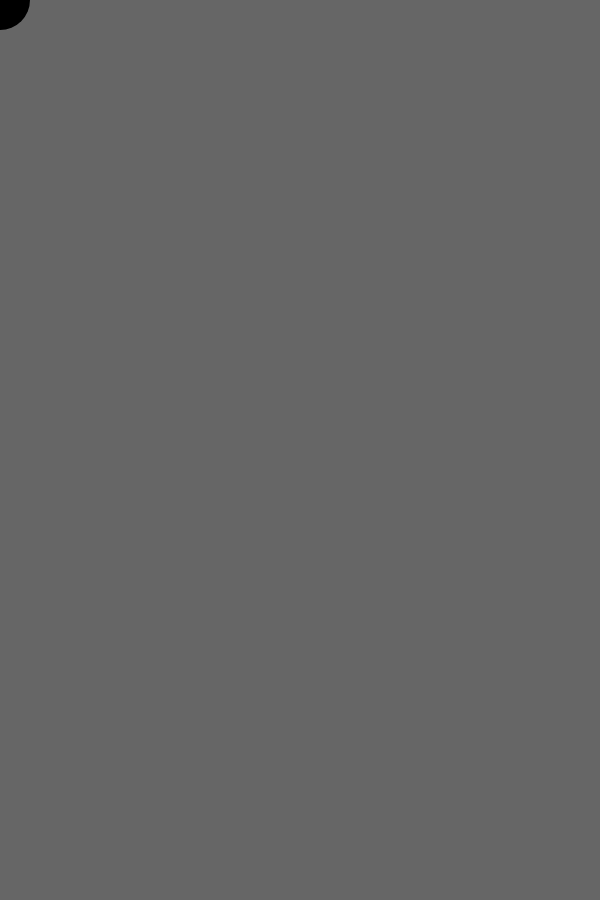
Frame 1 (no input)
Frame 60 (no input): identical to frame 1, image omitted
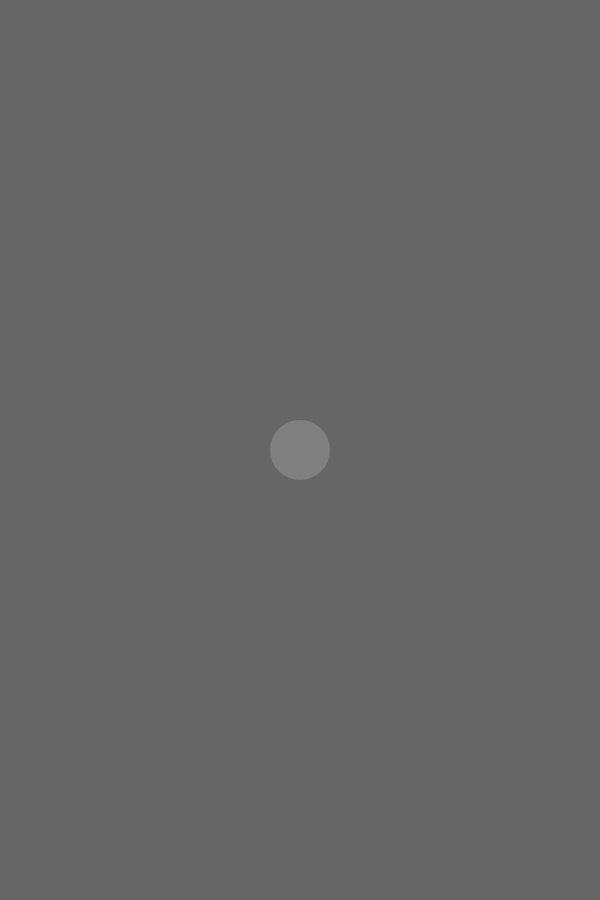
Frame 120 (the mouse pressed at the canvas centre since frame 60)

The p5.js sketch that drew these frames (run headless with seeded random() and noise() and a simulated clock; from frame 60 on, the mouse is pressed at the canvas centre):

// p5.js sketch
// ── sketch.js
function setup() {
  createCanvas(600,900);
  noStroke();
  //strokeWeight(4);
}

function draw() {
  background(102);
  var grey = map(mouseX,0,width,0,255)
  fill(grey);
  ellipse(mouseX,mouseY,60,60)
}
